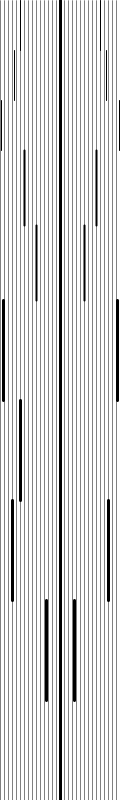
Frame 1 (no input)
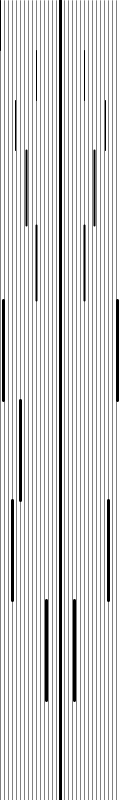
Frame 60 (the mouse pressed at the canvas centre just before this capture)
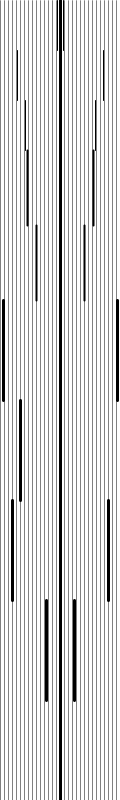
Frame 120 (the mouse held since frame 60 and released just before this capture)

The Processing sketch that drew these frames (run headless with seeded random() and noise(); from frame 60 on, the mouse is pressed at the canvas centre):

// Processing sketch: processing_8427
// ── processing_8427.pde

int bg;
   //int f= millis();
void setup(){
  bg=(255);
  size(120,800);
   background(bg);
   smooth();
}
  
void draw() {
//fill(mouseX,mouseY,50,50);
//ellipse(mouseX,mouseY,mouseX*0.1,mouseX*0.1);
  int j= millis()%60;
  int g= (millis()/10)%60;
  int f= (millis()/100)%60;
  int s = second();  //秒數變數0~59
  int m = minute();  //分數變數0~59
  int h = hour();   //小時數變數0~23
  int q = day();
  int w = month();
  int e = year()%60;
  background(255,255,255);
  //background(255-h*3,s*3,m*3);
   strokeWeight(3);   //測量線
  line(60, 0,60 , 800);  //測量線
  
  strokeWeight(1);
  line(j, 0, j, 50);
  line(120-j, 0, 120-j, 50);
  strokeWeight(1);
  line(g, 50, g, 100);
  line(120-g, 50,120- g, 100);
  
  strokeWeight(1);
  line(f, 100, f, 150);
  line(120-f, 100,120- f, 150);
  
  strokeWeight(2);
  line(s, 150, s, 225);
  line(120-s, 150,120- s, 225);
   strokeWeight(2);
  line(m, 225, m, 300);
  line(120-m, 225,120- m, 300);
  strokeWeight(3);
  line(h, 300, h, 400);
  line(120-h, 300, 120-h, 400);
  fill(50);
  
  
  strokeWeight(3);      //day
  line(q*4, 400, q*4, 500);
  
  strokeWeight(3);      //month
  line(w, 500, w, 600);
  line(120-w, 500, 120-w, 600);
  
  strokeWeight(3);      //year
  line(e, 600, e, 700);
  line(120-e, 600, 120-e, 700);
  
  
  
  
  
 
    for(int x=0; x<=120 ; x=x+(width/25)){
      fill(10);
    strokeWeight(0.5);
    line(x,0,x,height);  //要+變數 不然沒效
  }

  }
  
